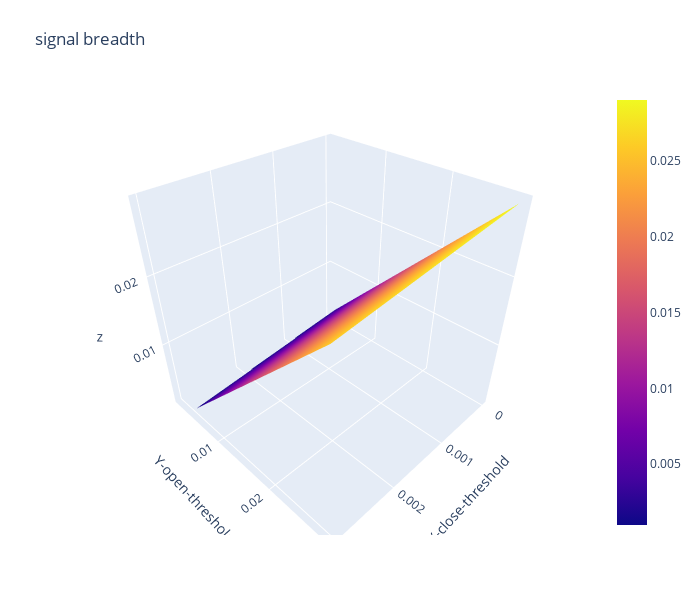

This figure's notebook cell:
### Code cell
import plotly.graph_objects as go

x_data = df_breadth.columns.to_list() # close threshold

y_data = df_breadth.index.to_list() # open threshold

z_data = df_breadth.copy(deep=True) # win rate

fig = go.Figure(data=[go.Surface(z=z_data.values,x=x_data,y=y_data)])

fig.update_layout(title="signal breadth", # 标题
                  autosize=False,  # 尺度自动缩放
                  width=700,  # 长宽
                  height=600,
                  margin=dict(l=65,r=50,b=65,t=90),  # 4个位置的距离
                  scene=dict(xaxis_title='X-close-threshold',yaxis_title='Y-open-threshold')
                )

fig.show()

### Figure 1 — Plotly figure (JSON) as saved in the notebook; plotly's stock layout.template omitted (floating-point values rounded to 4 significant figures)
{"data": [{"type": "surface", "x": [0, 0.001, 0.002, 0.003], "y": [0.001, 0.002, 0.003, 0.004, 0.005, 0.006, 0.007, 0.008, 0.009, 0.01, 0.011, 0.012, 0.013, 0.014, 0.015, 0.016, 0.017, 0.018, 0.019, 0.02, 0.021, 0.022, 0.023, 0.024, 0.025, 0.026, 0.027, 0.028, 0.029], "z": [[0.001, null, null, null], [0.002, 0.001, null, null], [0.003, 0.002, 0.001, null], [0.004, 0.003, 0.002, 0.001], [0.005, 0.004, 0.003, 0.002], [0.006, 0.005, 0.004, 0.003], [0.007, 0.006, 0.005, 0.004], [0.008, 0.007, 0.006, 0.005], [0.009, 0.008, 0.007, 0.006], [0.01, 0.009, 0.008, 0.007], [0.011, 0.01, 0.009, 0.008], [0.012, 0.011, 0.01, 0.009], [0.013, 0.012, 0.011, 0.01], [0.014, 0.013, 0.012, 0.011], [0.015, 0.014, 0.013, 0.012], [0.016, 0.015, 0.014, 0.013], [0.017, 0.016, 0.015, 0.014], [0.018, 0.017, 0.016, 0.015], [0.019, 0.018, 0.017, 0.016], [0.02, 0.019, 0.018, 0.017], [0.021, 0.02, 0.019, 0.018], [0.022, 0.021, 0.02, 0.019], [0.023, 0.022, 0.021, 0.02], [0.024, 0.023, 0.022, 0.021], [0.025, 0.024, 0.023, 0.022], [0.026, 0.025, 0.024, 0.023], [0.027, 0.026, 0.025, 0.024], [0.028, 0.027, 0.026, 0.025], [0.029, 0.028, 0.027, 0.026]]}], "layout": {"autosize": false, "height": 600, "margin": {"b": 65, "l": 65, "r": 50, "t": 90}, "scene": {"xaxis": {"title": {"text": "X-close-threshold"}}, "yaxis": {"title": {"text": "Y-open-threshold"}}}, "title": {"text": "signal breadth"}, "width": 700}}
